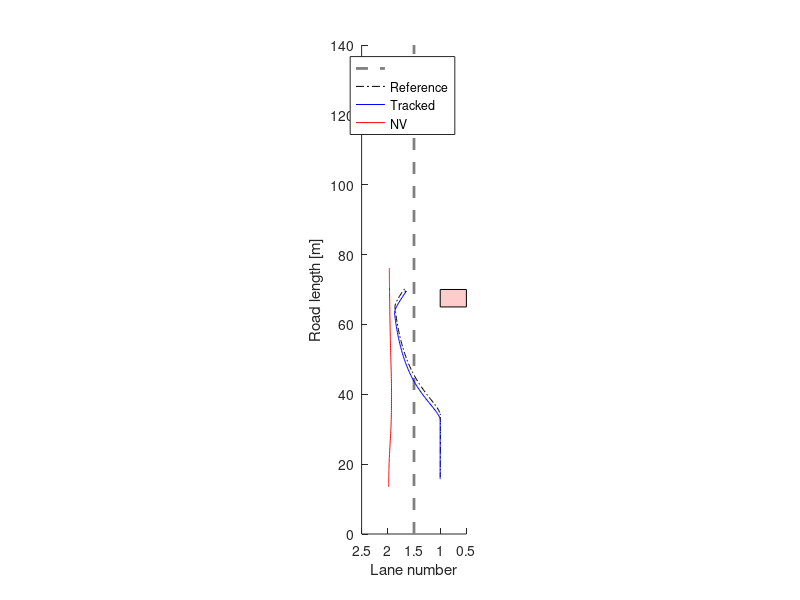
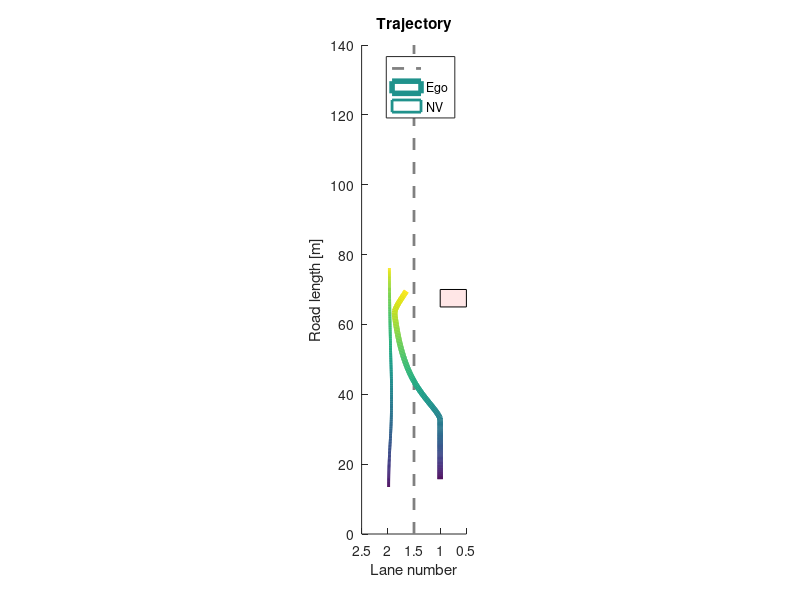

These figures' MATLAB source, in order: (Note: this script raises an error after producing the figures.)
% Viranjan Bhattacharyya
% EMC2 Lab Clemson University

clear, clc, close all

log_data = load("am1.txt");
%%
start = 39;
fin = length(log_data);
X = log_data(start:fin, 1:5);
X_ref = log_data(start:fin, 7:11);
Ua = log_data(start:fin, 12);
Ul = log_data(start:fin, 13);
X_nv = log_data(start:fin, 15:18);
X_obs = log_data(start:fin, 20);
alpha_v = log_data(start:fin, 22);
alpha_a = log_data(start:fin, 23);
X_nv_pred = log_data(start:fin, 25:27);
roadlength = 140;
%%
figure(1)
set (gca,'DataAspectRatio',[1 15 1],'Xdir','reverse','Xlim',[0.5 2.5],'Ylim',[0 roadlength])
hold on 
plot([1.5 1.5],[0 roadlength],'--','LineWidth',2,'Color',[0.5 0.5 0.5]) % lane marking
plot(X_ref(:,4),X_ref(:,1),'-.k')
plot(X(:,4),X(:,1),'b')
plot(X_nv(:,4),X_nv(:,1),'r')
rectangle('Position',[0.5 (X_obs(1)-5) 0.5 5],'FaceColor',[1 0.8 0.8])
xlabel('Lane number')
ylabel('Road length [m]')
legend('','Reference','Tracked','NV')
%%
figure(2)
set (gca,'DataAspectRatio',[1 15 1],'Xdir','reverse','Xlim',[0.5 2.5],'Ylim',[0 roadlength])
hold on 
plot([1.5 1.5],[0 roadlength],'--','LineWidth',2,'Color',[0.5 0.5 0.5]) % lane marking
l = X(:,4)';
s = X(:,1)';
z = zeros(size(s));
col = 1:(fin - start + 1);
surface([l;l],[s;s],[z;z],[col;col],...
        'facecol','no',...
        'edgecol','interp',...
        'linew',4);
l_nv = X_nv(:,4)';
s_nv = X_nv(:,1)';
surface([l_nv;l_nv],[s_nv;s_nv],[z;z],[col;col],...
        'facecol','no',...
        'edgecol','interp',...
        'linew',2);
rectangle('Position',[0.5 (X_obs(1)-5) 0.5 5],'FaceColor',[1 0.9 0.9])
xlabel('Lane number')
ylabel('Road length [m]')
legend('', 'Ego', 'NV')
title('Trajectory')
%%
RMSE = rmse(X_ref, X);
%%
figure(3)
subplot(211)
plot(Ua,'g')
hold on
plot(X(:,3));
ylabel('m/s^2')
legend('Command acceleration','Ego acceleration')
subplot(212)
plot(Ul,'g')
hold on
plot(X(:,4))
ylabel('Lane')
legend('Command lane', 'Ego')
xlabel('Time step')
%%
figure(4)
plot(Ua, 'g')
hold on
plot(X(:,3))
plot(X_ref(:,3))
ylim([-2 2])
ylabel('m/s^2')
legend('Commanded acceleration','Ego acceleration','Reference acceleration')
xlabel('Time step')
%%
figure(5)
subplot(211)
plot(X(:,2))
hold on
plot(X_nv(:,2))
title('Velocity')
ylabel('[m/s]')
legend('Ego','NV')
subplot(212)
plot(alpha_v,'r')
hold on
plot(alpha_a,'g')
legend('$\alpha_{risk}$','$\alpha_{safe}$','Interpreter','Latex')
title('Imputation')
xlabel('Time step')
%%
figure(6)
plot(X(:,1))
hold on
plot(X_nv(:,1))
legend('Ego','NV')
ylabel('Longitudinal Position [m]')
xlabel('Time step')
%%
figure(7)
plot(X(:,4))
hold on
plot(X_nv(:,4))
legend('Ego','NV')
ylabel('Lateral Position [m]')
xlabel('Time step')
%%
figure(8)
set (gca,'DataAspectRatio',[1 60 1],'Xdir','reverse','Xlim',[1.5 2.5])
hold on 
plot([1.5 1.5],[0 roadlength],'--','LineWidth',2,'Color',[0.5 0.5 0.5]) % lane marking
plot(X_nv(:,4),X_nv(:,1),'Color',[0.8 0.1 0.5],'LineWidth',2)
plot(2*ones(length(X_nv_pred)), X_nv_pred(:,1),'.r')
xlabel('Lane number')
ylabel('Road length [m]')
legend('','Actual','Predicted')
title('NV actual and predicted trajectory')
%%
figure(9)
plot(X_nv(:,2))
hold on
plot(X_nv_pred(:,2))
title('Velocity')
ylabel('[m/s]')
legend('NV actual','NV predicted')